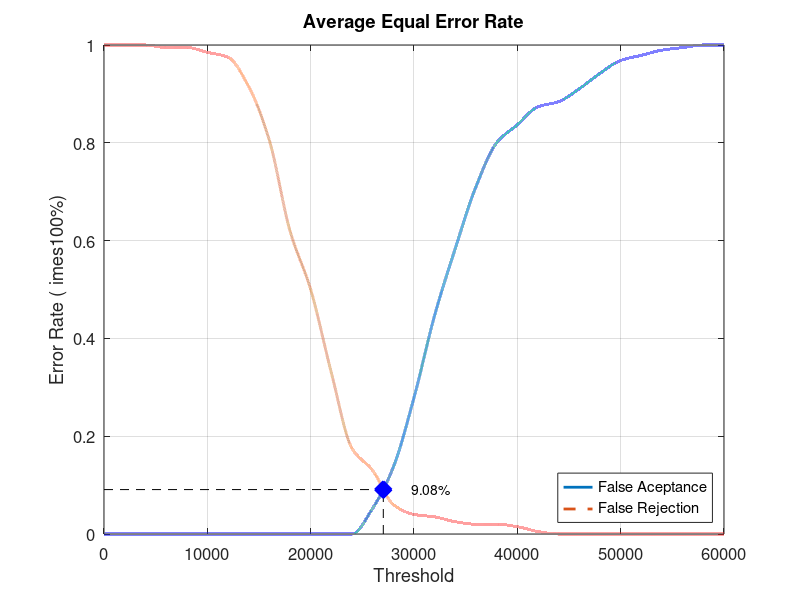
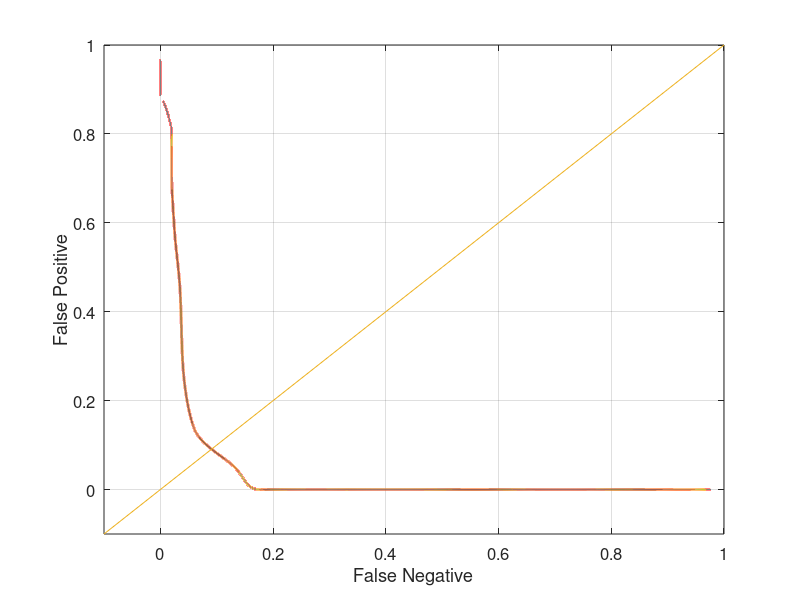

Write MATLAB code to recreate these figures, in order.
close all;
clear;
clc;
x = 0:2000:60000;
xq = 0:0.5:60000;

y0 = [0 0 0 0 0 0 0 0 0 0 0 0 0 0.0526316 0.136842 0.278947 0.447368 0.584211 0.710526 0.8 0.836842 0.873684 0.884211 0.910526 0.942105 0.968421 0.978947 0.989474 0.994737 1 1]
yy0 = interp1(x, y0, xq, 'pchip');
y1 = [1 1 1 0.995 0.995 0.985 0.975 0.915 0.805 0.62 0.5 0.33 0.175 0.13 0.06 0.04 0.035 0.025 0.02 0.02 0.015 0.005 0 0 0 0 0 0 0 0 0]
yy1 = interp1(x, y1, xq, 'pchip');

% Calculating EER: 
y2 = abs(y0 - y1);
find(y2 == min(y2))
yy2 = abs(yy0 - yy1);
xEER = find(yy2 == min(yy2));
xEERIndex = xq(xEER) % X-axis EER
yEER = yy0(xEER) % Y-axis EER

main = figure
plot(xq, yy0,'-','LineWidth', 2);	hold on
plot(xq, yy1,'--','LineWidth', 2);	hold on
plot([xEERIndex xEERIndex], [0 yEER], 'k--');	hold on
plot([0 xEERIndex], [yEER yEER], 'k--');	hold on
plot(xEERIndex, yEER, 'bx', 'LineWidth', 10);	hold on
text(xEERIndex + 10 * xEERIndex / 100, yEER, [num2str(round((10000 * yEER)) / 100) '%'])
legend('False Aceptance', 'False Rejection', 'Location', 'SouthEast')
xlabel('Threshold')
ylabel('Error Rate (	imes100%)')
title('Average Equal Error Rate')
set(gca, 'FontSize', 12)
axis([0 60000 0 1])
grid on

print(main, 'Database4_1Main', '-dpng');
FNRxFPR = figure('Color', [1 1 1]);
plot(yy1, yy0, '-', yy1, yy0, 'LineWidth', 2);
hold on
y = -0.1:0.1:1
plot(y, y); 
set(gca, 'FontSize', 12)
xlabel('False Negative')
ylabel('False Positive')
axis([-0.1 1 -0.1 1])
set(gca, 'FontSize', 12)
grid on

print(FNRxFPR, 'Database4_1FNRxFPR','-dpng');
